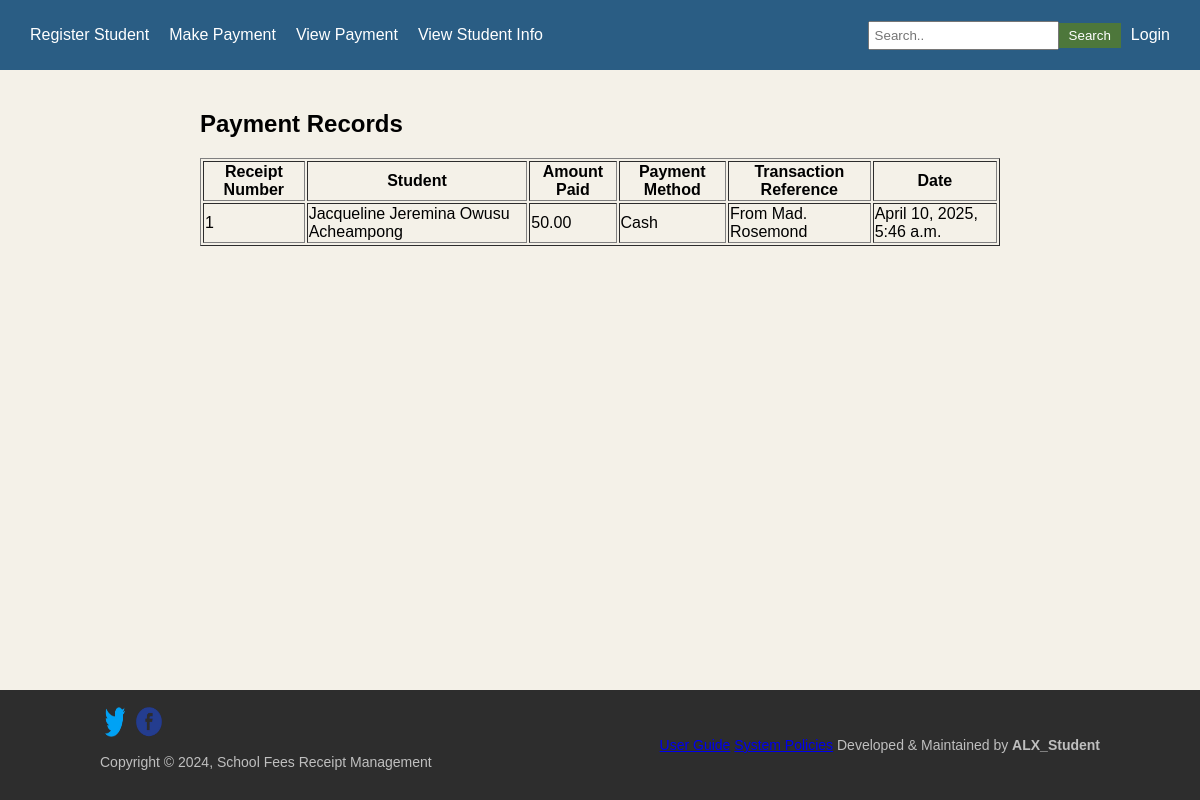
The app's page /payments/payments/ with its own data.
### Payment_App/models.py (models this page shows, shortened)
class Payment(models.Model):
    student = models.ForeignKey(StudentRecords, on_delete=models.CASCADE)  # Foreign Key to Student
    amount_paid = models.DecimalField(max_digits=10, decimal_places=2)
    payment_method = models.CharField(max_length=50, choices=[
        ("Cash", "Cash"),
        ("Bank Transfer", "Bank Transfer"),
        ("Mobile Money", "Mobile Money"),
    ])
    transaction_reference = models.CharField(max_length=50, unique=True)
    receipt_number = models.PositiveIntegerField(unique=True, blank=True, null=True)
    created_at = models.DateTimeField(auto_now_add=True)
    updated_at = models.DateTimeField(auto_now=True)

### StudentInformation_App/models.py (models this page shows, shortened)
class StudentRecords(models.Model):
    registered_by = models.ForeignKey(User, on_delete=models.SET_NULL, null=True, related_name="registered_students")
    name = models.CharField(max_length=100)
    admission_number = models.IntegerField(unique=True)  # Ensures uniqueness
    grade = models.CharField(max_length=50, default="Unknown")
    guardian_name = models.CharField(max_length=100, default="Unknown") # Added guardian name
    guardian_contact = models.CharField(max_length=10)
    created_at = models.DateTimeField(auto_now_add=True)
    updated_at = models.DateTimeField(auto_now=True)

### Payment_App/views.py (the view)
# urls.py: path("payments/", payment_list, name="payment_list"),
def payment_list(request):
    payments = Payment.objects.all()
    return render(request, "Payment_App/payment_list.html", {"payments": payments})

### Payment_App/templates/Payment_App/payment_list.html
{% extends 'Authentication_App/base.html' %}
{% block navbar %}
<nav class="navbar">
 <div class="nav-left">
  <a href="{% url 'register_student' %}">Register Student</a>
  <a href="{% url 'make_payment' %}">Make Payment</a>
  <a href="{% url 'view_receipt' %}">View Payment</a>
  <a href="{% url 'student_list' %}">View Student Info</a>
 </div>
 <div class="nav-right">
  <input type="text" placeholder="Search..">
  <button>Search</button>
  {% if user.is_authenticated %}
  <form action="{% url 'logout' %}" method="post" style="display: inline;">
   {% csrf_token %}
   <button type="submit" style="background: none; border: none; color: white; cursor: pointer;">
    Logout
   </button>
  </form>
  {% else %}
  <a href="{% url 'login' %}">Login</a>
  {% endif %}
 </div>
</nav>
{% endblock %}
{% block content %}
<h2>Payment Records</h2>
<table border="1">
 <tr>
  <th>Receipt Number</th>
  <th>Student</th>
  <th>Amount Paid</th>
  <th>Payment Method</th>
  <th>Transaction Reference</th>
  <th>Date</th>
 </tr>
 {% for payment in payments %}
 <tr>
  <td>{{ payment.receipt_number }}</td>
  <td>{{ payment.student.name }}</td>
  <td>{{ payment.amount_paid }}</td>
  <td>{{ payment.payment_method }}</td>
  <td>{{ payment.transaction_reference }}</td>
  <td>{{ payment.created_at }}</td>
 </tr>
 {% endfor %}
</table>
{% endblock %}

### Authentication_App/templates/Authentication_App/base.html (style rules this page uses)
body { font-family: Arial, sans-serif; background-color: #F4F1E8; margin: 0; padding: 0; display: flex; flex-direction: column; min-height: 100vh; }
.navbar { background-color: #2a5d84; color: white; display: flex; justify-content: space-between; padding: 10px 20px; align-items: center; height: 50px; }
.nav-left, .nav-right { display: flex; align-items: center; }
.nav-left a, .nav-right a { color: white; text-decoration: none; margin: 0 10px; }
.nav-right input { padding: 5px; margin-left: 10px; }
.nav-right button { background-color: #4d773b; color: white; border: none; padding: 5px 10px; cursor: pointer; }

### records on screen
Payment: receipt_number "1", student.name "Jacqueline Jeremina Owusu Acheampong", amount_paid "50.00", payment_method "Cash", transaction_reference "From Mad. Rosemond", created_at "April 10, 2025, 5:46 a.m."
